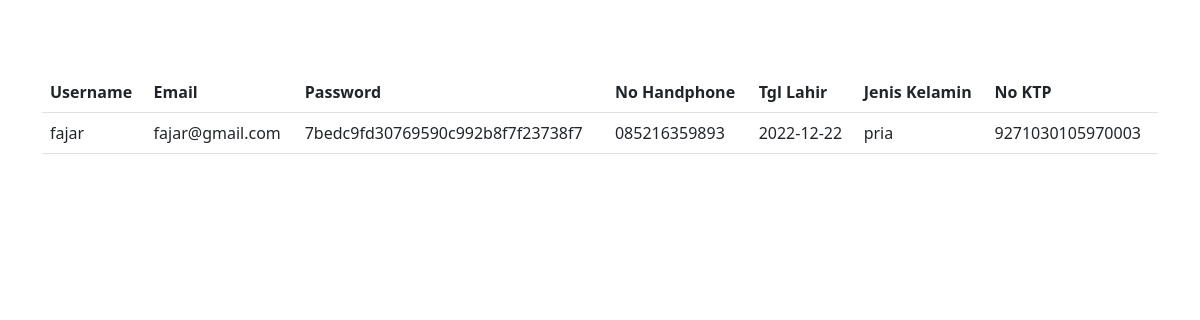
Page /profil.php (signed in) on the committed database.
### tables this page shows
CREATE TABLE `users` (
  `id` int(11) NOT NULL,
  `username` varchar(255) NOT NULL,
  `email` varchar(255) NOT NULL,
  `password` varchar(255) NOT NULL,
  `nohp` varchar(20) NOT NULL,
  `tgl` varchar(20) NOT NULL,
  `jk` varchar(20) NOT NULL,
  `ktp` varchar(50) NOT NULL,
  `gambar` varchar(100) NOT NULL
);

### profil.php (the view, shortened to what this page needs)
<?php
$id = $_SESSION['id'];
include "config.php";
$user = mysqli_query($conn, "SELECT * FROM users WHERE id=$id");
$row = mysqli_fetch_assoc($user);
?>
<!doctype html>
<html lang="en">
<head>
    <link href="https://cdn.jsdelivr.net/npm/bootstrap@5.2.3/dist/css/bootstrap.min.css" rel="stylesheet">
</head>
<body><br><br><br>
    <div class="container">
        <table class="table table-hover">
            <thead>
                <tr>
                    <th>Username</th>
                    <th>Email</th>
                    <th>Password</th>
                    <th>No Handphone</th>
                    <th>Tgl Lahir</th>
                    <th>Jenis Kelamin</th>
                    <th>No KTP</th>
                </tr>
            </thead>
            <tbody>
                <tr>
                    <?php echo "<td>" . $row['username'] . "</td>"; ?>
                    <?php echo "<td>" . $row['email'] . "</td>"; ?>
                    <?php echo "<td>" . $row['password'] . "</td>"; ?>
                    <?php echo "<td>" . $row['nohp'] . "</td>"; ?>
                    <?php echo "<td>" . $row['tgl'] . "</td>"; ?>
                    <?php echo "<td>" . $row['jk'] . "</td>"; ?>
                    <?php echo "<td>" . $row['ktp'] . "</td>"; ?>
                </tr>
            </tbody>
        </table>
    </div>
</body>
</html>

### rows in the picture
users: username "fajar", email "fajar@gmail.com", password "7bedc9fd30769590c992b8f7f23738f7", nohp "085216359893", tgl "2022-12-22", jk "pria", ktp "9271030105970003"
